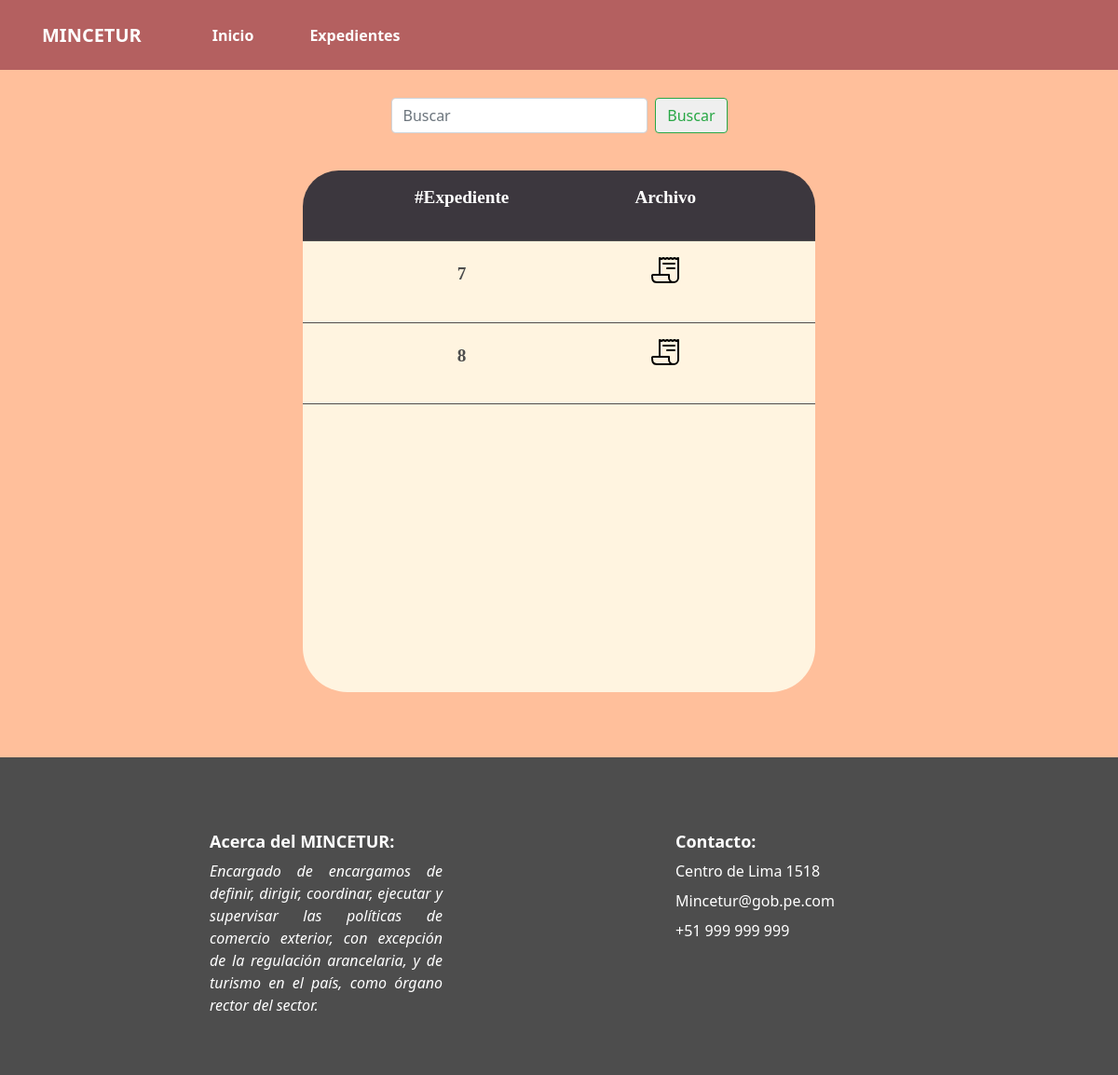
/buscar/, run on an earlier commit of the app's database.
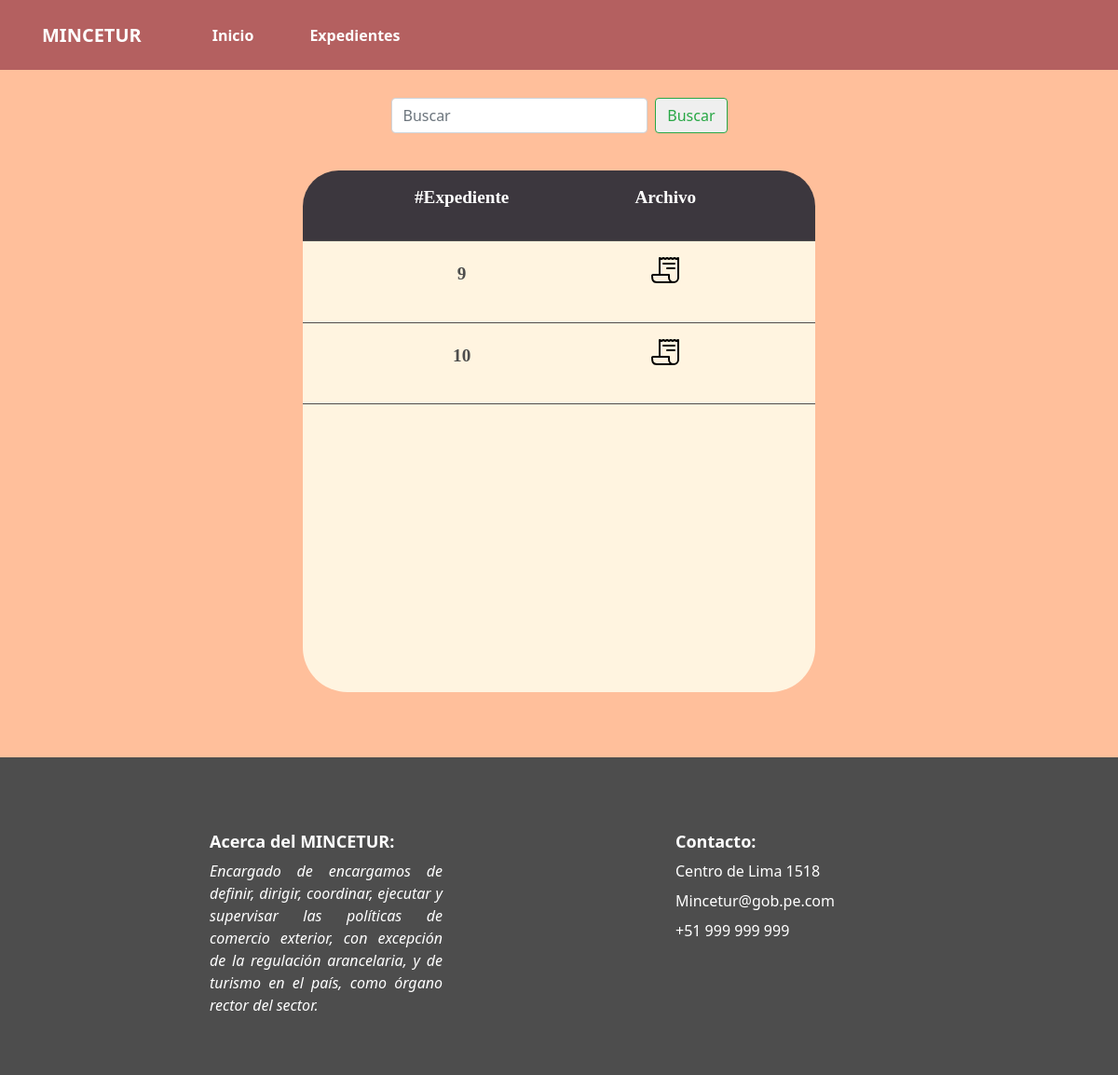
And on a later commit of the database.
### Search/models.py (models this page shows)
class ArchivoPDF(models.Model):
    id = models.AutoField(primary_key=True)
    archivo = models.FileField(upload_to='pdf')

### Search/views.py (the view)
# urls.py: path('buscar/',buscar, name = 'buscar'),
def buscar(request):
    if request.method == 'POST':
        form = BusquedaForm(request.POST)
        if form.is_valid():
            palabra_clave = form.cleaned_data['palabra_clave']
            resultados_solr = buscar_documentos(palabra_clave)
            ids = [int(result['id']) for result in resultados_solr]
            resultados_modelo = ArchivoPDF.objects.in_bulk(ids)
            objetos_ordenados = [resultados_modelo[id] for id in ids if id in resultados_modelo]
            return render(request, 'Search/exp.html', {'resultados': objetos_ordenados, 'form': form})
    else:
        form = BusquedaForm()
        resultados_modelo = ArchivoPDF.objects.all()
        return render(request, 'Search/exp.html', {'resultados': resultados_modelo, 'form': form})

### Search/forms.py
class BusquedaForm(forms.Form):
    palabra_clave = forms.CharField(widget=forms.TextInput(attrs={'class': 'form-control me-2', 'type': 'search', 'placeholder': 'Buscar', 'aria-label': 'Buscar'}))

### Search/templates/Search/exp.html (shortened to what this page needs)
{% extends 'Search/base.html' %}
{% load static %}
{% block link %}
    <link rel="stylesheet" type="text/css" href="{% static 'css/exp.css' %}">
{% endblock %}
{% block content %}
    <div class="container-fluid" id="exp">
        <div class="d-flex" id = "centro">
            <div class="row " id = "form">
                <form class="d-flex" method="post" action="{% url 'buscar' %}">
                    {{ form.palabra_clave }}
                    <button id="boton" type="submit">Buscar</button>
                </form>
            </div>
            <div class="row" id = "datos">
                <div class= "fila" id="tablaheader">
                    <P>#Expediente</P>
                    <p>Archivo</p>
                </div>
                {% for p in resultados %}
                <div class= "fila">
                    <P>{{p.id}}</P>
                    <p><a href="{{p.archivo.url}}" target="_blank"><ion-icon name="receipt-outline" size="large"></ion-icon></a></p>
                </div>
                {% endfor %}
            </div>
        </div>
    </div>
{% endblock %}

### Search/templates/Search/base.html (shortened to what this page needs)
<!DOCTYPE html>
<html>
<head>
{%load static%}
    <link rel="stylesheet" type="text/css" href="{% static 'bootstrap/bootstrap.min.css' %}">
    <link rel="stylesheet" type="text/css" href="{% static 'css/base.css' %}">
    <link rel="stylesheet" type="text/css" href="{% static 'css/header.css' %}">
    {% block link %} {% endblock %}
</head>
<body>
    {% include 'Search/header.html' %}
    {% block content %}
    {% endblock %}
  {% include 'Search/footer.html' %}
</body>
</html>

### Search/templates/Search/header.html
{% load static %}
<nav class="navbar navbar-light" id="navibar">
  <div class="container-fluid" id="navcontainer">
    <a class="navbar-brand" id="logo">MINCETUR</a>
    <ul class="nav me-auto">
      <li class="nav-item" id ="navis" >
        <a class="nav-link" href="{%url 'home' %}">Inicio</a>
      </li>
      <li class="nav-item">
        <a class="nav-link" href="{%url 'buscar' %}">Expedientes</a>
      </li>
    </ul>
  </div>
</nav>

### Search/templates/Search/footer.html
{% load static %}
<link rel="stylesheet" type="text/css" href="{% static 'css/footer.css' %}">
<footer>
    <div class="footer-content">
        <div class="footer-left">
          <h4>Acerca del MINCETUR: </h4>
          <h5>Encargado de encargamos de definir, dirigir, coordinar, ejecutar y supervisar las políticas de comercio exterior,
            con excepción de la regulación arancelaria, y de turismo en el país, como órgano rector del sector.</h5>
        </div>
        <div class="footer-right">
          <h4>Contacto: </h4>
          <h5>Centro de Lima 1518</h5>
          <h5>Mincetur@gob.pe.com</h5>
          <h5>+51 999 999 999</h5>
        </div>
      </div>
</footer>

### static/css/base.css (style rules this page uses)
body { display: flex; flex-direction: column; min-height: 100vh; }

### static/css/header.css (style rules this page uses)
#navibar { background-color:#B46060; height: 75px; margin: 0; margin-top: 0; margin-bottom: 0; padding: 0; top:0; width: 100%; }
#logo, .nav-link { font-weight: bolder; text-align: center; padding-left: 30px; padding-right: 30px; color:white; }
#navcontainer { padding-left: 15px; padding-right: 15px; }
.nav-link:link, .nav-link:active, .nav-link:visited { color: white; text-decoration: none; }

### static/css/exp.css (style rules this page uses)
#exp { margin-top: 0; margin-bottom: 0; padding-top: 30px; padding-bottom: 30px; padding-left: 30px; padding-right: 30px; background-color: #FFBF9B; min-height: 90vh; width: 100%; }
#centro { flex-direction: column; align-items: center; padding-left: 20px; padding-right: 20px; }
#form { width: 35%; justify-content: center; }
#datos { min-height: 70vh; flex-direction: column; align-items: center; margin-top: 40px; margin-bottom: 40px; width: 50%; background-color: #FFF4E0; border-radius: 3em; }
.fila { display: flex; align-items: center; justify-content: space-evenly; font-weight: bolder; font-size: larger; color: #4D4D4D; padding-top: 15px; padding-bottom: 15px; border-bottom: 1.5px solid #4D4D4D; }
.fila p { text-decoration: none; min-width: 120px; justify-content: center; display: flex; text-align: center; align-items: center; margin-left: 10px; margin-left: 10px; font-family: serif; }
.fila a:link, .fila a:active, .fila a:visited { color: black; text-decoration: none; }
#boton { display: inline-block; font-weight: 400; text-align: center; white-space: nowrap; vertical-align: middle; user-select: none; border: 1px solid transparent; padding: 0.375rem 0.75rem; font-size: 1rem; line-height: 1.5; border-radius: 0.25rem; transition: color 0.15s ease-in-out, background-color 0.15s ease-in-out, border-color 0.15s ease-in-out, box-shadow 0.15s ease-in-out; }
#boton { color: #28a745; border-color: #28a745; }
#tablaheader { border-top-left-radius: 2em; border-top-right-radius: 2em; border-bottom-left-radius: 0%; border-bottom-right-radius: 0%; background-color: #3c373e; color: white; }

### static/css/footer.css (style rules this page uses)
footer { bottom: 0; left: 0; right: 0; width: 100%; align-items: center; background-color: #4D4D4D; padding-top: 30px; margin-top: 0; margin-bottom: 0; padding-bottom: 30px; }
.footer-content { padding-top: 25px; padding-top: 25px; margin-top: 25px; margin-bottom: 25px; display: flex; justify-content: space-evenly; }
.footer-content h5 { font-size: medium; white-space: initial; font-weight: lighter; line-height: 1.5; }
.footer-content h4 { font-size: large; font-weight: bolder; }
.footer-left,.footer-right { width: 300px; padding-left: 25px; padding-right: 25px; text-align: justify; color:white; }
.footer-left h5 { font-style: italic; }

What changed in the data, as far as the page shows it:
removed ArchivoPDF: id "7"
removed ArchivoPDF: id "8"
added ArchivoPDF: id "9"
added ArchivoPDF: id "10"
